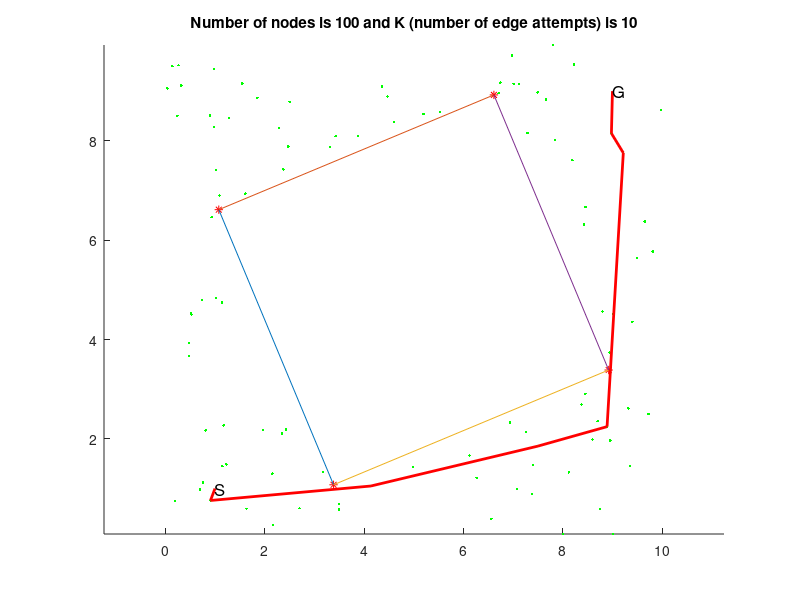

Write the MATLAB code that produced this figure.
% Automatically generated by solvePlanningProblem using
% #nodes=100
% #edges per node10
% step size for collision check 0.1
% xMin=0
% xMax=10
% yMin=0
% yMax=10
% worldModel="problem1.txt"
% problem spec file "problem1.txt"

clf
hold on
plot(3.38627,1.07624,'*r')
plot(1.07624,6.61373,'*r')
plot(6.61373,8.92376,'*r')
plot(8.92376,3.38627,'*r')
plot([3.38627 1.07624],[1.07624,6.61373])
plot([6.61373 1.07624],[8.92376,6.61373])
plot([3.38627 8.92376],[1.07624,3.38627])
plot([6.61373 8.92376],[8.92376,3.38627])
plot(2.47265,7.88529,'.g')
plot(8.1211,1.3275,'.g')
plot(1.27973,8.45774,'.g')
plot(9.21864,7.75661,'.g')
plot(8.45759,6.66553,'.g')
plot(7.49937,1.85432,'.g')
plot(5.52559,8.58358,'.g')
plot(4.59858,8.38408,'.g')
plot(1.14901,1.45165,'.g')
plot(7.84542,8.01038,'.g')
plot(0.469681,3.92984,'.g')
plot(8.89167,2.24651,'.g')
plot(9.01615,4.50925,'.g')
plot(6.93653,2.32865,'.g')
plot(1.85154,8.86673,'.g')
plot(0.264742,9.52094,'.g')
plot(8.45498,2.9083,'.g')
plot(9.72586,2.49793,'.g')
plot(1.96657,2.17904,'.g')
plot(3.16781,1.3364,'.g')
plot(0.90919,0.760267,'.g')
plot(7.79972,9.92831,'.g')
plot(1.22696,1.48764,'.g')
plot(8.7452,0.590881,'.g')
plot(0.933329,6.46258,'.g')
plot(6.56158,0.391565,'.g')
plot(1.02486,4.83336,'.g')
plot(4.35884,9.09158,'.g')
plot(2.16756,0.264866,'.g')
plot(1.61105,6.93669,'.g')
plot(3.31635,7.87831,'.g')
plot(0.694412,0.984955,'.g')
plot(4.13762,1.05136,'.g')
plot(0.243857,8.50413,'.g')
plot(8.94173,3.73703,'.g')
plot(8.22452,9.53335,'.g')
plot(7.08282,0.98834,'.g')
plot(1.02382,7.41061,'.g')
plot(0.196391,0.747521,'.g')
plot(3.42882,8.09385,'.g')
plot(7.37912,0.893481,'.g')
plot(6.74357,9.17005,'.g')
plot(1.08805,6.89789,'.g')
plot(1.54752,9.15194,'.g')
plot(6.70905,8.95646,'.g')
plot(1.14147,4.74508,'.g')
plot(0.516721,4.52564,'.g')
plot(2.42888,2.18631,'.g')
plot(0.975086,8.27385,'.g')
plot(8.59951,1.9869,'.g')
plot(0.320647,9.11171,'.g')
plot(0.526239,4.50571,'.g')
plot(7.40236,1.47415,'.g')
plot(0.736289,4.80103,'.g')
plot(0.895371,8.50603,'.g')
plot(0.814076,2.1716,'.g')
plot(8.00679,0.0901031,'.g')
plot(7.25841,2.13774,'.g')
plot(8.95531,1.96773,'.g')
plot(1.63328,0.593928,'.g')
plot(2.15394,1.30162,'.g')
plot(6.26532,1.21795,'.g')
plot(0.142173,9.50339,'.g')
plot(3.49501,0.69489,'.g')
plot(9.01113,0.0854987,'.g')
plot(6.97743,9.71365,'.g')
plot(7.28912,8.15609,'.g')
plot(9.40229,4.35761,'.g')
plot(8.37643,2.6884,'.g')
plot(3.87387,8.09587,'.g')
plot(8.97948,8.14972,'.g')
plot(2.34617,2.10738,'.g')
plot(8.70128,2.35733,'.g')
plot(9.65231,6.37487,'.g')
plot(0.473235,3.66469,'.g')
plot(2.37505,7.42422,'.g')
plot(8.80018,4.56264,'.g')
plot(0.756299,1.11976,'.g')
plot(9.81173,5.77011,'.g')
plot(8.19466,7.60896,'.g')
plot(5.19775,8.5403,'.g')
plot(2.50127,8.7832,'.g')
plot(9.32068,2.6143,'.g')
plot(4.98551,1.4302,'.g')
plot(1.17524,2.27323,'.g')
plot(7.12079,9.14751,'.g')
plot(2.28466,8.25237,'.g')
plot(7.66638,8.83456,'.g')
plot(4.47367,8.89314,'.g')
plot(0.979321,9.44865,'.g')
plot(3.49858,0.576163,'.g')
plot(0.0398082,9.05588,'.g')
plot(2.70129,0.603877,'.g')
plot(9.35571,1.45373,'.g')
plot(6.12552,1.66419,'.g')
plot(9.97136,8.61959,'.g')
plot(9.49578,5.64509,'.g')
plot(7.01072,9.14487,'.g')
plot(8.42722,6.318,'.g')
plot(7.49503,8.97399,'.g')
if 0
  plot([1.27973,2.47265] ,[8.45774, 7.88529], 'k')
  plot([8.45759,9.21864] ,[6.66553, 7.75661], 'k')
  plot([7.49937,8.1211] ,[1.85432, 1.3275], 'k')
  plot([5.52559,2.47265] ,[8.58358, 7.88529], 'k')
  plot([5.52559,1.27973] ,[8.58358, 8.45774], 'k')
  plot([4.59858,5.52559] ,[8.38408, 8.58358], 'k')
  plot([4.59858,2.47265] ,[8.38408, 7.88529], 'k')
  plot([4.59858,1.27973] ,[8.38408, 8.45774], 'k')
  plot([7.84542,9.21864] ,[8.01038, 7.75661], 'k')
  plot([7.84542,8.45759] ,[8.01038, 6.66553], 'k')
  plot([0.469681,1.14901] ,[3.92984, 1.45165], 'k')
  plot([0.469681,1.27973] ,[3.92984, 8.45774], 'k')
  plot([8.89167,8.1211] ,[2.24651, 1.3275], 'k')
  plot([8.89167,7.49937] ,[2.24651, 1.85432], 'k')
  plot([8.89167,9.21864] ,[2.24651, 7.75661], 'k')
  plot([9.01615,8.45759] ,[4.50925, 6.66553], 'k')
  plot([9.01615,8.89167] ,[4.50925, 2.24651], 'k')
  plot([9.01615,9.21864] ,[4.50925, 7.75661], 'k')
  plot([9.01615,7.84542] ,[4.50925, 8.01038], 'k')
  plot([6.93653,7.49937] ,[2.32865, 1.85432], 'k')
  plot([6.93653,8.1211] ,[2.32865, 1.3275], 'k')
  plot([6.93653,8.89167] ,[2.32865, 2.24651], 'k')
  plot([1.85154,1.27973] ,[8.86673, 8.45774], 'k')
  plot([1.85154,2.47265] ,[8.86673, 7.88529], 'k')
  plot([1.85154,4.59858] ,[8.86673, 8.38408], 'k')
  plot([1.85154,5.52559] ,[8.86673, 8.58358], 'k')
  plot([0.264742,1.27973] ,[9.52094, 8.45774], 'k')
  plot([0.264742,1.85154] ,[9.52094, 8.86673], 'k')
  plot([0.264742,2.47265] ,[9.52094, 7.88529], 'k')
  plot([0.264742,4.59858] ,[9.52094, 8.38408], 'k')
  plot([0.264742,5.52559] ,[9.52094, 8.58358], 'k')
  plot([0.264742,0.469681] ,[9.52094, 3.92984], 'k')
  plot([0.264742,1.14901] ,[9.52094, 1.45165], 'k')
  plot([8.45498,8.89167] ,[2.9083, 2.24651], 'k')
  plot([8.45498,7.49937] ,[2.9083, 1.85432], 'k')
  plot([8.45498,8.1211] ,[2.9083, 1.3275], 'k')
  plot([8.45498,6.93653] ,[2.9083, 2.32865], 'k')
  plot([9.72586,8.89167] ,[2.49793, 2.24651], 'k')
  plot([9.72586,8.45498] ,[2.49793, 2.9083], 'k')
  plot([9.72586,8.1211] ,[2.49793, 1.3275], 'k')
  plot([9.72586,9.01615] ,[2.49793, 4.50925], 'k')
  plot([9.72586,7.49937] ,[2.49793, 1.85432], 'k')
  plot([9.72586,6.93653] ,[2.49793, 2.32865], 'k')
  plot([9.72586,8.45759] ,[2.49793, 6.66553], 'k')
  plot([9.72586,9.21864] ,[2.49793, 7.75661], 'k')
  plot([9.72586,7.84542] ,[2.49793, 8.01038], 'k')
  plot([1.96657,1.14901] ,[2.17904, 1.45165], 'k')
  plot([1.96657,0.469681] ,[2.17904, 3.92984], 'k')
  plot([3.16781,1.96657] ,[1.3364, 2.17904], 'k')
  plot([3.16781,1.14901] ,[1.3364, 1.45165], 'k')
  plot([3.16781,0.469681] ,[1.3364, 3.92984], 'k')
  plot([0.90919,1.14901] ,[0.760267, 1.45165], 'k')
  plot([0.90919,1.96657] ,[0.760267, 2.17904], 'k')
  plot([0.90919,3.16781] ,[0.760267, 1.3364], 'k')
  plot([0.90919,0.469681] ,[0.760267, 3.92984], 'k')
  plot([0.90919,8.1211] ,[0.760267, 1.3275], 'k')
  plot([7.79972,7.84542] ,[9.92831, 8.01038], 'k')
  plot([7.79972,9.21864] ,[9.92831, 7.75661], 'k')
  plot([7.79972,5.52559] ,[9.92831, 8.58358], 'k')
  plot([7.79972,8.45759] ,[9.92831, 6.66553], 'k')
  plot([7.79972,4.59858] ,[9.92831, 8.38408], 'k')
  plot([7.79972,9.01615] ,[9.92831, 4.50925], 'k')
  plot([7.79972,2.47265] ,[9.92831, 7.88529], 'k')
  plot([7.79972,1.85154] ,[9.92831, 8.86673], 'k')
  plot([7.79972,1.27973] ,[9.92831, 8.45774], 'k')
  plot([1.22696,1.14901] ,[1.48764, 1.45165], 'k')
  plot([1.22696,0.90919] ,[1.48764, 0.760267], 'k')
  plot([1.22696,1.96657] ,[1.48764, 2.17904], 'k')
  plot([1.22696,3.16781] ,[1.48764, 1.3364], 'k')
  plot([1.22696,0.469681] ,[1.48764, 3.92984], 'k')
  plot([8.7452,8.1211] ,[0.590881, 1.3275], 'k')
  plot([8.7452,8.89167] ,[0.590881, 2.24651], 'k')
  plot([8.7452,7.49937] ,[0.590881, 1.85432], 'k')
  plot([8.7452,9.72586] ,[0.590881, 2.49793], 'k')
  plot([8.7452,8.45498] ,[0.590881, 2.9083], 'k')
  plot([8.7452,6.93653] ,[0.590881, 2.32865], 'k')
  plot([8.7452,9.01615] ,[0.590881, 4.50925], 'k')
  plot([0.933329,1.27973] ,[6.46258, 8.45774], 'k')
  plot([0.933329,2.47265] ,[6.46258, 7.88529], 'k')
  plot([0.933329,1.85154] ,[6.46258, 8.86673], 'k')
  plot([0.933329,0.469681] ,[6.46258, 3.92984], 'k')
  plot([0.933329,0.264742] ,[6.46258, 9.52094], 'k')
  plot([0.933329,1.96657] ,[6.46258, 2.17904], 'k')
  plot([0.933329,1.22696] ,[6.46258, 1.48764], 'k')
  plot([0.933329,1.14901] ,[6.46258, 1.45165], 'k')
  plot([6.56158,7.49937] ,[0.391565, 1.85432], 'k')
  plot([6.56158,8.1211] ,[0.391565, 1.3275], 'k')
  plot([6.56158,6.93653] ,[0.391565, 2.32865], 'k')
  plot([6.56158,8.7452] ,[0.391565, 0.590881], 'k')
  plot([6.56158,8.89167] ,[0.391565, 2.24651], 'k')
  plot([6.56158,8.45498] ,[0.391565, 2.9083], 'k')
  plot([6.56158,9.72586] ,[0.391565, 2.49793], 'k')
  plot([1.02486,0.469681] ,[4.83336, 3.92984], 'k')
  plot([1.02486,0.933329] ,[4.83336, 6.46258], 'k')
  plot([1.02486,1.96657] ,[4.83336, 2.17904], 'k')
  plot([1.02486,1.22696] ,[4.83336, 1.48764], 'k')
  plot([1.02486,1.14901] ,[4.83336, 1.45165], 'k')
  plot([1.02486,0.90919] ,[4.83336, 0.760267], 'k')
  plot([1.02486,3.16781] ,[4.83336, 1.3364], 'k')
  plot([4.35884,4.59858] ,[9.09158, 8.38408], 'k')
  plot([4.35884,5.52559] ,[9.09158, 8.58358], 'k')
  plot([4.35884,2.47265] ,[9.09158, 7.88529], 'k')
  plot([4.35884,1.85154] ,[9.09158, 8.86673], 'k')
  plot([4.35884,1.27973] ,[9.09158, 8.45774], 'k')
  plot([4.35884,7.79972] ,[9.09158, 9.92831], 'k')
  plot([4.35884,0.264742] ,[9.09158, 9.52094], 'k')
  plot([2.16756,0.90919] ,[0.264866, 0.760267], 'k')
  plot([2.16756,3.16781] ,[0.264866, 1.3364], 'k')
  plot([2.16756,1.22696] ,[0.264866, 1.48764], 'k')
  plot([2.16756,1.14901] ,[0.264866, 1.45165], 'k')
  plot([2.16756,1.96657] ,[0.264866, 2.17904], 'k')
  plot([2.16756,0.469681] ,[0.264866, 3.92984], 'k')
  plot([2.16756,6.56158] ,[0.264866, 0.391565], 'k')
  plot([2.16756,1.02486] ,[0.264866, 4.83336], 'k')
  plot([2.16756,6.93653] ,[0.264866, 2.32865], 'k')
  plot([2.16756,7.49937] ,[0.264866, 1.85432], 'k')
  plot([1.61105,2.47265] ,[6.93669, 7.88529], 'k')
  plot([1.61105,1.27973] ,[6.93669, 8.45774], 'k')
  plot([1.61105,1.85154] ,[6.93669, 8.86673], 'k')
  plot([1.61105,0.264742] ,[6.93669, 9.52094], 'k')
  plot([1.61105,4.59858] ,[6.93669, 8.38408], 'k')
  plot([1.61105,4.35884] ,[6.93669, 9.09158], 'k')
  plot([1.61105,5.52559] ,[6.93669, 8.58358], 'k')
  plot([3.31635,2.47265] ,[7.87831, 7.88529], 'k')
  plot([3.31635,4.59858] ,[7.87831, 8.38408], 'k')
  plot([3.31635,4.35884] ,[7.87831, 9.09158], 'k')
  plot([3.31635,1.85154] ,[7.87831, 8.86673], 'k')
  plot([3.31635,1.61105] ,[7.87831, 6.93669], 'k')
  plot([3.31635,1.27973] ,[7.87831, 8.45774], 'k')
  plot([3.31635,5.52559] ,[7.87831, 8.58358], 'k')
  plot([3.31635,0.264742] ,[7.87831, 9.52094], 'k')
  plot([0.694412,0.90919] ,[0.984955, 0.760267], 'k')
  plot([0.694412,1.14901] ,[0.984955, 1.45165], 'k')
  plot([0.694412,1.22696] ,[0.984955, 1.48764], 'k')
  plot([0.694412,2.16756] ,[0.984955, 0.264866], 'k')
  plot([0.694412,1.96657] ,[0.984955, 2.17904], 'k')
  plot([0.694412,3.16781] ,[0.984955, 1.3364], 'k')
  plot([0.694412,0.469681] ,[0.984955, 3.92984], 'k')
  plot([0.694412,1.02486] ,[0.984955, 4.83336], 'k')
  plot([0.694412,0.933329] ,[0.984955, 6.46258], 'k')
  plot([0.694412,6.56158] ,[0.984955, 0.391565], 'k')
  plot([4.13762,2.16756] ,[1.05136, 0.264866], 'k')
  plot([4.13762,6.56158] ,[1.05136, 0.391565], 'k')
  plot([4.13762,6.93653] ,[1.05136, 2.32865], 'k')
  plot([4.13762,0.90919] ,[1.05136, 0.760267], 'k')
  plot([4.13762,0.694412] ,[1.05136, 0.984955], 'k')
  plot([4.13762,7.49937] ,[1.05136, 1.85432], 'k')
  plot([0.243857,0.264742] ,[8.50413, 9.52094], 'k')
  plot([0.243857,1.27973] ,[8.50413, 8.45774], 'k')
  plot([0.243857,1.85154] ,[8.50413, 8.86673], 'k')
  plot([0.243857,0.933329] ,[8.50413, 6.46258], 'k')
  plot([0.243857,2.47265] ,[8.50413, 7.88529], 'k')
  plot([0.243857,3.31635] ,[8.50413, 7.87831], 'k')
  plot([0.243857,1.02486] ,[8.50413, 4.83336], 'k')
  plot([0.243857,4.35884] ,[8.50413, 9.09158], 'k')
  plot([0.243857,4.59858] ,[8.50413, 8.38408], 'k')
  plot([8.94173,9.01615] ,[3.73703, 4.50925], 'k')
  plot([8.94173,9.72586] ,[3.73703, 2.49793], 'k')
  plot([8.94173,8.89167] ,[3.73703, 2.24651], 'k')
  plot([8.94173,8.45759] ,[3.73703, 6.66553], 'k')
  plot([8.94173,8.7452] ,[3.73703, 0.590881], 'k')
  plot([8.94173,9.21864] ,[3.73703, 7.75661], 'k')
  plot([8.22452,7.79972] ,[9.53335, 9.92831], 'k')
  plot([8.22452,7.84542] ,[9.53335, 8.01038], 'k')
  plot([8.22452,9.21864] ,[9.53335, 7.75661], 'k')
  plot([8.22452,5.52559] ,[9.53335, 8.58358], 'k')
  plot([8.22452,8.45759] ,[9.53335, 6.66553], 'k')
  plot([8.22452,4.59858] ,[9.53335, 8.38408], 'k')
  plot([8.22452,4.35884] ,[9.53335, 9.09158], 'k')
  plot([8.22452,9.01615] ,[9.53335, 4.50925], 'k')
  plot([8.22452,3.31635] ,[9.53335, 7.87831], 'k')
  plot([8.22452,8.94173] ,[9.53335, 3.73703], 'k')
  plot([7.08282,6.56158] ,[0.98834, 0.391565], 'k')
  plot([7.08282,7.49937] ,[0.98834, 1.85432], 'k')
  plot([7.08282,8.1211] ,[0.98834, 1.3275], 'k')
  plot([7.08282,6.93653] ,[0.98834, 2.32865], 'k')
  plot([7.08282,8.7452] ,[0.98834, 0.590881], 'k')
  plot([7.08282,8.89167] ,[0.98834, 2.24651], 'k')
  plot([7.08282,8.45498] ,[0.98834, 2.9083], 'k')
  plot([7.08282,4.13762] ,[0.98834, 1.05136], 'k')
  plot([7.08282,9.72586] ,[0.98834, 2.49793], 'k')
  plot([1.02382,1.61105] ,[7.41061, 6.93669], 'k')
  plot([1.02382,0.933329] ,[7.41061, 6.46258], 'k')
  plot([1.02382,1.27973] ,[7.41061, 8.45774], 'k')
  plot([1.02382,0.243857] ,[7.41061, 8.50413], 'k')
  plot([1.02382,2.47265] ,[7.41061, 7.88529], 'k')
  plot([1.02382,1.85154] ,[7.41061, 8.86673], 'k')
  plot([1.02382,0.264742] ,[7.41061, 9.52094], 'k')
  plot([1.02382,3.31635] ,[7.41061, 7.87831], 'k')
  plot([1.02382,1.02486] ,[7.41061, 4.83336], 'k')
  plot([1.02382,0.469681] ,[7.41061, 3.92984], 'k')
  plot([0.196391,0.694412] ,[0.747521, 0.984955], 'k')
  plot([0.196391,0.90919] ,[0.747521, 0.760267], 'k')
  plot([0.196391,1.14901] ,[0.747521, 1.45165], 'k')
  plot([0.196391,1.22696] ,[0.747521, 1.48764], 'k')
  plot([0.196391,2.16756] ,[0.747521, 0.264866], 'k')
  plot([0.196391,1.96657] ,[0.747521, 2.17904], 'k')
  plot([0.196391,3.16781] ,[0.747521, 1.3364], 'k')
  plot([0.196391,0.469681] ,[0.747521, 3.92984], 'k')
  plot([0.196391,4.13762] ,[0.747521, 1.05136], 'k')
  plot([0.196391,1.02486] ,[0.747521, 4.83336], 'k')
  plot([3.42882,3.31635] ,[8.09385, 7.87831], 'k')
  plot([3.42882,2.47265] ,[8.09385, 7.88529], 'k')
  plot([3.42882,4.59858] ,[8.09385, 8.38408], 'k')
  plot([3.42882,4.35884] ,[8.09385, 9.09158], 'k')
  plot([3.42882,1.85154] ,[8.09385, 8.86673], 'k')
  plot([3.42882,5.52559] ,[8.09385, 8.58358], 'k')
  plot([3.42882,1.61105] ,[8.09385, 6.93669], 'k')
  plot([3.42882,1.27973] ,[8.09385, 8.45774], 'k')
  plot([3.42882,1.02382] ,[8.09385, 7.41061], 'k')
  plot([7.37912,7.08282] ,[0.893481, 0.98834], 'k')
  plot([7.37912,8.1211] ,[0.893481, 1.3275], 'k')
  plot([7.37912,6.56158] ,[0.893481, 0.391565], 'k')
  plot([7.37912,7.49937] ,[0.893481, 1.85432], 'k')
  plot([7.37912,8.7452] ,[0.893481, 0.590881], 'k')
  plot([7.37912,6.93653] ,[0.893481, 2.32865], 'k')
  plot([7.37912,8.89167] ,[0.893481, 2.24651], 'k')
  plot([7.37912,8.45498] ,[0.893481, 2.9083], 'k')
  plot([7.37912,9.72586] ,[0.893481, 2.49793], 'k')
  plot([6.74357,7.79972] ,[9.17005, 9.92831], 'k')
  plot([6.74357,5.52559] ,[9.17005, 8.58358], 'k')
  plot([6.74357,8.22452] ,[9.17005, 9.53335], 'k')
  plot([6.74357,7.84542] ,[9.17005, 8.01038], 'k')
  plot([6.74357,4.59858] ,[9.17005, 8.38408], 'k')
  plot([6.74357,4.35884] ,[9.17005, 9.09158], 'k')
  plot([6.74357,9.21864] ,[9.17005, 7.75661], 'k')
  plot([6.74357,8.45759] ,[9.17005, 6.66553], 'k')
  plot([6.74357,3.42882] ,[9.17005, 8.09385], 'k')
  plot([6.74357,3.31635] ,[9.17005, 7.87831], 'k')
  plot([1.08805,0.933329] ,[6.89789, 6.46258], 'k')
  plot([1.08805,1.02382] ,[6.89789, 7.41061], 'k')
  plot([1.08805,1.61105] ,[6.89789, 6.93669], 'k')
  plot([1.08805,1.27973] ,[6.89789, 8.45774], 'k')
  plot([1.08805,2.47265] ,[6.89789, 7.88529], 'k')
  plot([1.08805,0.243857] ,[6.89789, 8.50413], 'k')
  plot([1.08805,1.02486] ,[6.89789, 4.83336], 'k')
  plot([1.08805,1.85154] ,[6.89789, 8.86673], 'k')
  plot([1.08805,3.31635] ,[6.89789, 7.87831], 'k')
  plot([1.08805,3.42882] ,[6.89789, 8.09385], 'k')
  plot([1.54752,1.85154] ,[9.15194, 8.86673], 'k')
  plot([1.54752,1.27973] ,[9.15194, 8.45774], 'k')
  plot([1.54752,0.264742] ,[9.15194, 9.52094], 'k')
  plot([1.54752,0.243857] ,[9.15194, 8.50413], 'k')
  plot([1.54752,2.47265] ,[9.15194, 7.88529], 'k')
  plot([1.54752,1.02382] ,[9.15194, 7.41061], 'k')
  plot([1.54752,3.42882] ,[9.15194, 8.09385], 'k')
  plot([1.54752,3.31635] ,[9.15194, 7.87831], 'k')
  plot([1.54752,1.08805] ,[9.15194, 6.89789], 'k')
  plot([6.70905,6.74357] ,[8.95646, 9.17005], 'k')
  plot([6.70905,5.52559] ,[8.95646, 8.58358], 'k')
  plot([6.70905,7.79972] ,[8.95646, 9.92831], 'k')
  plot([6.70905,7.84542] ,[8.95646, 8.01038], 'k')
  plot([6.70905,8.22452] ,[8.95646, 9.53335], 'k')
  plot([6.70905,4.59858] ,[8.95646, 8.38408], 'k')
  plot([6.70905,4.35884] ,[8.95646, 9.09158], 'k')
  plot([6.70905,9.21864] ,[8.95646, 7.75661], 'k')
  plot([6.70905,8.45759] ,[8.95646, 6.66553], 'k')
  plot([6.70905,3.42882] ,[8.95646, 8.09385], 'k')
  plot([1.14147,1.02486] ,[4.74508, 4.83336], 'k')
  plot([1.14147,0.469681] ,[4.74508, 3.92984], 'k')
  plot([1.14147,0.933329] ,[4.74508, 6.46258], 'k')
  plot([1.14147,1.08805] ,[4.74508, 6.89789], 'k')
  plot([1.14147,1.02382] ,[4.74508, 7.41061], 'k')
  plot([1.14147,1.96657] ,[4.74508, 2.17904], 'k')
  plot([1.14147,1.22696] ,[4.74508, 1.48764], 'k')
  plot([1.14147,1.14901] ,[4.74508, 1.45165], 'k')
  plot([0.516721,1.02486] ,[4.52564, 4.83336], 'k')
  plot([0.516721,0.469681] ,[4.52564, 3.92984], 'k')
  plot([0.516721,1.14147] ,[4.52564, 4.74508], 'k')
  plot([0.516721,0.933329] ,[4.52564, 6.46258], 'k')
  plot([0.516721,1.08805] ,[4.52564, 6.89789], 'k')
  plot([0.516721,1.96657] ,[4.52564, 2.17904], 'k')
  plot([0.516721,1.02382] ,[4.52564, 7.41061], 'k')
  plot([0.516721,1.22696] ,[4.52564, 1.48764], 'k')
  plot([0.516721,1.14901] ,[4.52564, 1.45165], 'k')
  plot([2.42888,1.96657] ,[2.18631, 2.17904], 'k')
  plot([2.42888,3.16781] ,[2.18631, 1.3364], 'k')
  plot([2.42888,1.22696] ,[2.18631, 1.48764], 'k')
  plot([2.42888,1.14901] ,[2.18631, 1.45165], 'k')
  plot([2.42888,2.16756] ,[2.18631, 0.264866], 'k')
  plot([2.42888,0.90919] ,[2.18631, 0.760267], 'k')
  plot([2.42888,0.694412] ,[2.18631, 0.984955], 'k')
  plot([2.42888,0.469681] ,[2.18631, 3.92984], 'k')
  plot([2.42888,0.196391] ,[2.18631, 0.747521], 'k')
  plot([0.975086,1.27973] ,[8.27385, 8.45774], 'k')
  plot([0.975086,0.243857] ,[8.27385, 8.50413], 'k')
  plot([0.975086,1.02382] ,[8.27385, 7.41061], 'k')
  plot([0.975086,1.54752] ,[8.27385, 9.15194], 'k')
  plot([0.975086,1.85154] ,[8.27385, 8.86673], 'k')
  plot([0.975086,1.08805] ,[8.27385, 6.89789], 'k')
  plot([0.975086,0.264742] ,[8.27385, 9.52094], 'k')
  plot([0.975086,2.47265] ,[8.27385, 7.88529], 'k')
  plot([0.975086,0.933329] ,[8.27385, 6.46258], 'k')
  plot([8.59951,8.89167] ,[1.9869, 2.24651], 'k')
  plot([8.59951,8.1211] ,[1.9869, 1.3275], 'k')
  plot([8.59951,8.45498] ,[1.9869, 2.9083], 'k')
  plot([8.59951,7.49937] ,[1.9869, 1.85432], 'k')
  plot([8.59951,9.72586] ,[1.9869, 2.49793], 'k')
  plot([8.59951,8.7452] ,[1.9869, 0.590881], 'k')
  plot([8.59951,7.37912] ,[1.9869, 0.893481], 'k')
  plot([8.59951,6.93653] ,[1.9869, 2.32865], 'k')
  plot([8.59951,7.08282] ,[1.9869, 0.98834], 'k')
  plot([0.320647,0.264742] ,[9.11171, 9.52094], 'k')
  plot([0.320647,0.243857] ,[9.11171, 8.50413], 'k')
  plot([0.320647,0.975086] ,[9.11171, 8.27385], 'k')
  plot([0.320647,1.27973] ,[9.11171, 8.45774], 'k')
  plot([0.320647,1.54752] ,[9.11171, 9.15194], 'k')
  plot([0.320647,1.85154] ,[9.11171, 8.86673], 'k')
  plot([0.320647,1.02382] ,[9.11171, 7.41061], 'k')
  plot([0.320647,1.08805] ,[9.11171, 6.89789], 'k')
  plot([0.320647,2.47265] ,[9.11171, 7.88529], 'k')
  plot([0.526239,0.516721] ,[4.50571, 4.52564], 'k')
  plot([0.526239,0.469681] ,[4.50571, 3.92984], 'k')
  plot([0.526239,1.02486] ,[4.50571, 4.83336], 'k')
  plot([0.526239,1.14147] ,[4.50571, 4.74508], 'k')
  plot([0.526239,0.933329] ,[4.50571, 6.46258], 'k')
  plot([0.526239,1.08805] ,[4.50571, 6.89789], 'k')
  plot([0.526239,1.96657] ,[4.50571, 2.17904], 'k')
  plot([0.526239,1.02382] ,[4.50571, 7.41061], 'k')
  plot([0.526239,2.42888] ,[4.50571, 2.18631], 'k')
  plot([7.40236,7.49937] ,[1.47415, 1.85432], 'k')
  plot([7.40236,7.37912] ,[1.47415, 0.893481], 'k')
  plot([7.40236,7.08282] ,[1.47415, 0.98834], 'k')
  plot([7.40236,8.1211] ,[1.47415, 1.3275], 'k')
  plot([7.40236,6.93653] ,[1.47415, 2.32865], 'k')
  plot([7.40236,8.59951] ,[1.47415, 1.9869], 'k')
  plot([7.40236,6.56158] ,[1.47415, 0.391565], 'k')
  plot([7.40236,8.7452] ,[1.47415, 0.590881], 'k')
  plot([7.40236,8.89167] ,[1.47415, 2.24651], 'k')
  plot([7.40236,8.45498] ,[1.47415, 2.9083], 'k')
  plot([0.736289,1.02486] ,[4.80103, 4.83336], 'k')
  plot([0.736289,0.516721] ,[4.80103, 4.52564], 'k')
  plot([0.736289,0.526239] ,[4.80103, 4.50571], 'k')
  plot([0.736289,1.14147] ,[4.80103, 4.74508], 'k')
  plot([0.736289,0.469681] ,[4.80103, 3.92984], 'k')
  plot([0.736289,0.933329] ,[4.80103, 6.46258], 'k')
  plot([0.736289,1.08805] ,[4.80103, 6.89789], 'k')
  plot([0.736289,1.02382] ,[4.80103, 7.41061], 'k')
  plot([0.736289,1.96657] ,[4.80103, 2.17904], 'k')
  plot([0.895371,0.975086] ,[8.50603, 8.27385], 'k')
  plot([0.895371,1.27973] ,[8.50603, 8.45774], 'k')
  plot([0.895371,0.243857] ,[8.50603, 8.50413], 'k')
  plot([0.895371,0.320647] ,[8.50603, 9.11171], 'k')
  plot([0.895371,1.54752] ,[8.50603, 9.15194], 'k')
  plot([0.895371,1.85154] ,[8.50603, 8.86673], 'k')
  plot([0.895371,1.02382] ,[8.50603, 7.41061], 'k')
  plot([0.895371,0.264742] ,[8.50603, 9.52094], 'k')
  plot([0.895371,1.08805] ,[8.50603, 6.89789], 'k')
  plot([0.895371,2.47265] ,[8.50603, 7.88529], 'k')
  plot([0.814076,1.14901] ,[2.1716, 1.45165], 'k')
  plot([0.814076,1.22696] ,[2.1716, 1.48764], 'k')
  plot([0.814076,1.96657] ,[2.1716, 2.17904], 'k')
  plot([0.814076,0.694412] ,[2.1716, 0.984955], 'k')
  plot([0.814076,0.90919] ,[2.1716, 0.760267], 'k')
  plot([0.814076,0.196391] ,[2.1716, 0.747521], 'k')
  plot([0.814076,2.42888] ,[2.1716, 2.18631], 'k')
  plot([0.814076,0.469681] ,[2.1716, 3.92984], 'k')
  plot([0.814076,2.16756] ,[2.1716, 0.264866], 'k')
  plot([0.814076,0.526239] ,[2.1716, 4.50571], 'k')
  plot([8.00679,8.7452] ,[0.0901031, 0.590881], 'k')
  plot([8.00679,7.37912] ,[0.0901031, 0.893481], 'k')
  plot([8.00679,8.1211] ,[0.0901031, 1.3275], 'k')
  plot([8.00679,7.08282] ,[0.0901031, 0.98834], 'k')
  plot([8.00679,6.56158] ,[0.0901031, 0.391565], 'k')
  plot([8.00679,7.40236] ,[0.0901031, 1.47415], 'k')
  plot([8.00679,7.49937] ,[0.0901031, 1.85432], 'k')
  plot([8.00679,8.59951] ,[0.0901031, 1.9869], 'k')
  plot([8.00679,8.89167] ,[0.0901031, 2.24651], 'k')
  plot([8.00679,6.93653] ,[0.0901031, 2.32865], 'k')
  plot([7.25841,7.49937] ,[2.13774, 1.85432], 'k')
  plot([7.25841,6.93653] ,[2.13774, 2.32865], 'k')
  plot([7.25841,7.40236] ,[2.13774, 1.47415], 'k')
  plot([7.25841,7.08282] ,[2.13774, 0.98834], 'k')
  plot([7.25841,8.1211] ,[2.13774, 1.3275], 'k')
  plot([7.25841,7.37912] ,[2.13774, 0.893481], 'k')
  plot([7.25841,8.59951] ,[2.13774, 1.9869], 'k')
  plot([7.25841,8.45498] ,[2.13774, 2.9083], 'k')
  plot([7.25841,8.89167] ,[2.13774, 2.24651], 'k')
  plot([7.25841,6.56158] ,[2.13774, 0.391565], 'k')
  plot([8.95531,8.89167] ,[1.96773, 2.24651], 'k')
  plot([8.95531,8.59951] ,[1.96773, 1.9869], 'k')
  plot([8.95531,9.72586] ,[1.96773, 2.49793], 'k')
  plot([8.95531,8.1211] ,[1.96773, 1.3275], 'k')
  plot([8.95531,8.45498] ,[1.96773, 2.9083], 'k')
  plot([8.95531,8.7452] ,[1.96773, 0.590881], 'k')
  plot([8.95531,7.49937] ,[1.96773, 1.85432], 'k')
  plot([8.95531,7.40236] ,[1.96773, 1.47415], 'k')
  plot([8.95531,7.25841] ,[1.96773, 2.13774], 'k')
  plot([8.95531,8.94173] ,[1.96773, 3.73703], 'k')
  plot([1.63328,2.16756] ,[0.593928, 0.264866], 'k')
  plot([1.63328,0.90919] ,[0.593928, 0.760267], 'k')
  plot([1.63328,1.22696] ,[0.593928, 1.48764], 'k')
  plot([1.63328,1.14901] ,[0.593928, 1.45165], 'k')
  plot([1.63328,0.694412] ,[0.593928, 0.984955], 'k')
  plot([1.63328,0.196391] ,[0.593928, 0.747521], 'k')
  plot([1.63328,1.96657] ,[0.593928, 2.17904], 'k')
  plot([1.63328,3.16781] ,[0.593928, 1.3364], 'k')
  plot([1.63328,0.814076] ,[0.593928, 2.1716], 'k')
  plot([1.63328,2.42888] ,[0.593928, 2.18631], 'k')
  plot([2.15394,1.63328] ,[1.30162, 0.593928], 'k')
  plot([2.15394,1.96657] ,[1.30162, 2.17904], 'k')
  plot([2.15394,2.42888] ,[1.30162, 2.18631], 'k')
  plot([2.15394,1.22696] ,[1.30162, 1.48764], 'k')
  plot([2.15394,3.16781] ,[1.30162, 1.3364], 'k')
  plot([2.15394,1.14901] ,[1.30162, 1.45165], 'k')
  plot([2.15394,2.16756] ,[1.30162, 0.264866], 'k')
  plot([2.15394,0.90919] ,[1.30162, 0.760267], 'k')
  plot([2.15394,0.694412] ,[1.30162, 0.984955], 'k')
  plot([2.15394,0.814076] ,[1.30162, 2.1716], 'k')
  plot([6.26532,7.08282] ,[1.21795, 0.98834], 'k')
  plot([6.26532,6.56158] ,[1.21795, 0.391565], 'k')
  plot([6.26532,7.37912] ,[1.21795, 0.893481], 'k')
  plot([6.26532,7.40236] ,[1.21795, 1.47415], 'k')
  plot([6.26532,6.93653] ,[1.21795, 2.32865], 'k')
  plot([6.26532,7.25841] ,[1.21795, 2.13774], 'k')
  plot([6.26532,7.49937] ,[1.21795, 1.85432], 'k')
  plot([6.26532,8.1211] ,[1.21795, 1.3275], 'k')
  plot([6.26532,8.00679] ,[1.21795, 0.0901031], 'k')
  plot([6.26532,4.13762] ,[1.21795, 1.05136], 'k')
  plot([0.142173,0.264742] ,[9.50339, 9.52094], 'k')
  plot([0.142173,0.320647] ,[9.50339, 9.11171], 'k')
  plot([0.142173,0.243857] ,[9.50339, 8.50413], 'k')
  plot([0.142173,0.895371] ,[9.50339, 8.50603], 'k')
  plot([0.142173,1.54752] ,[9.50339, 9.15194], 'k')
  plot([0.142173,0.975086] ,[9.50339, 8.27385], 'k')
  plot([0.142173,1.27973] ,[9.50339, 8.45774], 'k')
  plot([0.142173,1.85154] ,[9.50339, 8.86673], 'k')
  plot([0.142173,1.02382] ,[9.50339, 7.41061], 'k')
  plot([0.142173,1.08805] ,[9.50339, 6.89789], 'k')
  plot([3.49501,3.16781] ,[0.69489, 1.3364], 'k')
  plot([3.49501,4.13762] ,[0.69489, 1.05136], 'k')
  plot([3.49501,2.16756] ,[0.69489, 0.264866], 'k')
  plot([3.49501,2.15394] ,[0.69489, 1.30162], 'k')
  plot([3.49501,2.42888] ,[0.69489, 2.18631], 'k')
  plot([3.49501,1.63328] ,[0.69489, 0.593928], 'k')
  plot([3.49501,1.96657] ,[0.69489, 2.17904], 'k')
  plot([3.49501,1.22696] ,[0.69489, 1.48764], 'k')
  plot([3.49501,1.14901] ,[0.69489, 1.45165], 'k')
  plot([3.49501,0.90919] ,[0.69489, 0.760267], 'k')
  plot([9.01113,8.7452] ,[0.0854987, 0.590881], 'k')
  plot([9.01113,8.00679] ,[0.0854987, 0.0901031], 'k')
  plot([9.01113,8.1211] ,[0.0854987, 1.3275], 'k')
  plot([9.01113,7.37912] ,[0.0854987, 0.893481], 'k')
  plot([9.01113,8.95531] ,[0.0854987, 1.96773], 'k')
  plot([9.01113,8.59951] ,[0.0854987, 1.9869], 'k')
  plot([9.01113,7.40236] ,[0.0854987, 1.47415], 'k')
  plot([9.01113,7.08282] ,[0.0854987, 0.98834], 'k')
  plot([9.01113,8.89167] ,[0.0854987, 2.24651], 'k')
  plot([9.01113,7.49937] ,[0.0854987, 1.85432], 'k')
  plot([6.97743,6.74357] ,[9.71365, 9.17005], 'k')
  plot([6.97743,6.70905] ,[9.71365, 8.95646], 'k')
  plot([6.97743,7.79972] ,[9.71365, 9.92831], 'k')
  plot([6.97743,8.22452] ,[9.71365, 9.53335], 'k')
  plot([6.97743,5.52559] ,[9.71365, 8.58358], 'k')
  plot([6.97743,7.84542] ,[9.71365, 8.01038], 'k')
  plot([6.97743,4.35884] ,[9.71365, 9.09158], 'k')
  plot([6.97743,4.59858] ,[9.71365, 8.38408], 'k')
  plot([6.97743,9.21864] ,[9.71365, 7.75661], 'k')
  plot([6.97743,8.45759] ,[9.71365, 6.66553], 'k')
  plot([7.28912,7.84542] ,[8.15609, 8.01038], 'k')
  plot([7.28912,6.70905] ,[8.15609, 8.95646], 'k')
  plot([7.28912,6.74357] ,[8.15609, 9.17005], 'k')
  plot([7.28912,6.97743] ,[8.15609, 9.71365], 'k')
  plot([7.28912,8.22452] ,[8.15609, 9.53335], 'k')
  plot([7.28912,7.79972] ,[8.15609, 9.92831], 'k')
  plot([7.28912,8.45759] ,[8.15609, 6.66553], 'k')
  plot([7.28912,9.21864] ,[8.15609, 7.75661], 'k')
  plot([9.40229,9.01615] ,[4.35761, 4.50925], 'k')
  plot([9.40229,8.94173] ,[4.35761, 3.73703], 'k')
  plot([9.40229,9.72586] ,[4.35761, 2.49793], 'k')
  plot([9.40229,8.89167] ,[4.35761, 2.24651], 'k')
  plot([9.40229,8.95531] ,[4.35761, 1.96773], 'k')
  plot([9.40229,8.45759] ,[4.35761, 6.66553], 'k')
  plot([9.40229,8.59951] ,[4.35761, 1.9869], 'k')
  plot([8.37643,8.45498] ,[2.6884, 2.9083], 'k')
  plot([8.37643,8.89167] ,[2.6884, 2.24651], 'k')
  plot([8.37643,8.59951] ,[2.6884, 1.9869], 'k')
  plot([8.37643,8.95531] ,[2.6884, 1.96773], 'k')
  plot([8.37643,7.49937] ,[2.6884, 1.85432], 'k')
  plot([8.37643,7.25841] ,[2.6884, 2.13774], 'k')
  plot([8.37643,9.72586] ,[2.6884, 2.49793], 'k')
  plot([8.37643,8.1211] ,[2.6884, 1.3275], 'k')
  plot([8.37643,6.93653] ,[2.6884, 2.32865], 'k')
  plot([3.87387,3.42882] ,[8.09587, 8.09385], 'k')
  plot([3.87387,3.31635] ,[8.09587, 7.87831], 'k')
  plot([3.87387,4.59858] ,[8.09587, 8.38408], 'k')
  plot([3.87387,4.35884] ,[8.09587, 9.09158], 'k')
  plot([3.87387,2.47265] ,[8.09587, 7.88529], 'k')
  plot([3.87387,5.52559] ,[8.09587, 8.58358], 'k')
  plot([3.87387,1.85154] ,[8.09587, 8.86673], 'k')
  plot([3.87387,1.61105] ,[8.09587, 6.93669], 'k')
  plot([3.87387,1.54752] ,[8.09587, 9.15194], 'k')
  plot([3.87387,1.27973] ,[8.09587, 8.45774], 'k')
  plot([8.97948,9.21864] ,[8.14972, 7.75661], 'k')
  plot([8.97948,7.84542] ,[8.14972, 8.01038], 'k')
  plot([8.97948,8.45759] ,[8.14972, 6.66553], 'k')
  plot([8.97948,8.22452] ,[8.14972, 9.53335], 'k')
  plot([8.97948,7.28912] ,[8.14972, 8.15609], 'k')
  plot([8.97948,7.79972] ,[8.14972, 9.92831], 'k')
  plot([8.97948,6.70905] ,[8.14972, 8.95646], 'k')
  plot([8.97948,6.74357] ,[8.14972, 9.17005], 'k')
  plot([8.97948,6.97743] ,[8.14972, 9.71365], 'k')
  plot([2.34617,2.42888] ,[2.10738, 2.18631], 'k')
  plot([2.34617,1.96657] ,[2.10738, 2.17904], 'k')
  plot([2.34617,2.15394] ,[2.10738, 1.30162], 'k')
  plot([2.34617,3.16781] ,[2.10738, 1.3364], 'k')
  plot([2.34617,1.22696] ,[2.10738, 1.48764], 'k')
  plot([2.34617,1.14901] ,[2.10738, 1.45165], 'k')
  plot([2.34617,0.814076] ,[2.10738, 2.1716], 'k')
  plot([2.34617,1.63328] ,[2.10738, 0.593928], 'k')
  plot([2.34617,3.49501] ,[2.10738, 0.69489], 'k')
  plot([2.34617,2.16756] ,[2.10738, 0.264866], 'k')
  plot([8.70128,8.89167] ,[2.35733, 2.24651], 'k')
  plot([8.70128,8.59951] ,[2.35733, 1.9869], 'k')
  plot([8.70128,8.37643] ,[2.35733, 2.6884], 'k')
  plot([8.70128,8.95531] ,[2.35733, 1.96773], 'k')
  plot([8.70128,8.45498] ,[2.35733, 2.9083], 'k')
  plot([8.70128,9.72586] ,[2.35733, 2.49793], 'k')
  plot([8.70128,8.1211] ,[2.35733, 1.3275], 'k')
  plot([8.70128,7.49937] ,[2.35733, 1.85432], 'k')
  plot([8.70128,7.25841] ,[2.35733, 2.13774], 'k')
  plot([9.65231,8.45759] ,[6.37487, 6.66553], 'k')
  plot([9.65231,9.21864] ,[6.37487, 7.75661], 'k')
  plot([9.65231,8.97948] ,[6.37487, 8.14972], 'k')
  plot([9.65231,9.01615] ,[6.37487, 4.50925], 'k')
  plot([9.65231,9.40229] ,[6.37487, 4.35761], 'k')
  plot([9.65231,7.84542] ,[6.37487, 8.01038], 'k')
  plot([9.65231,8.94173] ,[6.37487, 3.73703], 'k')
  plot([9.65231,7.28912] ,[6.37487, 8.15609], 'k')
  plot([9.65231,8.22452] ,[6.37487, 9.53335], 'k')
  plot([0.473235,0.469681] ,[3.66469, 3.92984], 'k')
  plot([0.473235,0.526239] ,[3.66469, 4.50571], 'k')
  plot([0.473235,0.516721] ,[3.66469, 4.52564], 'k')
  plot([0.473235,0.736289] ,[3.66469, 4.80103], 'k')
  plot([0.473235,1.14147] ,[3.66469, 4.74508], 'k')
  plot([0.473235,1.02486] ,[3.66469, 4.83336], 'k')
  plot([0.473235,0.814076] ,[3.66469, 2.1716], 'k')
  plot([0.473235,1.96657] ,[3.66469, 2.17904], 'k')
  plot([0.473235,1.22696] ,[3.66469, 1.48764], 'k')
  plot([0.473235,1.14901] ,[3.66469, 1.45165], 'k')
  plot([2.37505,2.47265] ,[7.42422, 7.88529], 'k')
  plot([2.37505,1.61105] ,[7.42422, 6.93669], 'k')
  plot([2.37505,3.31635] ,[7.42422, 7.87831], 'k')
  plot([2.37505,3.42882] ,[7.42422, 8.09385], 'k')
  plot([2.37505,1.02382] ,[7.42422, 7.41061], 'k')
  plot([2.37505,1.08805] ,[7.42422, 6.89789], 'k')
  plot([2.37505,1.27973] ,[7.42422, 8.45774], 'k')
  plot([2.37505,1.85154] ,[7.42422, 8.86673], 'k')
  plot([2.37505,0.975086] ,[7.42422, 8.27385], 'k')
  plot([2.37505,3.87387] ,[7.42422, 8.09587], 'k')
  plot([8.80018,9.01615] ,[4.56264, 4.50925], 'k')
  plot([8.80018,9.40229] ,[4.56264, 4.35761], 'k')
  plot([8.80018,8.94173] ,[4.56264, 3.73703], 'k')
  plot([8.80018,9.65231] ,[4.56264, 6.37487], 'k')
  plot([8.80018,8.45759] ,[4.56264, 6.66553], 'k')
  plot([8.80018,9.72586] ,[4.56264, 2.49793], 'k')
  plot([0.756299,0.694412] ,[1.11976, 0.984955], 'k')
  plot([0.756299,0.90919] ,[1.11976, 0.760267], 'k')
  plot([0.756299,1.14901] ,[1.11976, 1.45165], 'k')
  plot([0.756299,1.22696] ,[1.11976, 1.48764], 'k')
  plot([0.756299,0.196391] ,[1.11976, 0.747521], 'k')
  plot([0.756299,1.63328] ,[1.11976, 0.593928], 'k')
  plot([0.756299,0.814076] ,[1.11976, 2.1716], 'k')
  plot([0.756299,2.15394] ,[1.11976, 1.30162], 'k')
  plot([0.756299,1.96657] ,[1.11976, 2.17904], 'k')
  plot([0.756299,2.16756] ,[1.11976, 0.264866], 'k')
  plot([9.81173,9.65231] ,[5.77011, 6.37487], 'k')
  plot([9.81173,9.40229] ,[5.77011, 4.35761], 'k')
  plot([9.81173,9.01615] ,[5.77011, 4.50925], 'k')
  plot([9.81173,8.80018] ,[5.77011, 4.56264], 'k')
  plot([9.81173,8.45759] ,[5.77011, 6.66553], 'k')
  plot([9.81173,9.21864] ,[5.77011, 7.75661], 'k')
  plot([9.81173,8.94173] ,[5.77011, 3.73703], 'k')
  plot([9.81173,8.97948] ,[5.77011, 8.14972], 'k')
  plot([9.81173,7.84542] ,[5.77011, 8.01038], 'k')
  plot([8.19466,7.84542] ,[7.60896, 8.01038], 'k')
  plot([8.19466,8.97948] ,[7.60896, 8.14972], 'k')
  plot([8.19466,8.45759] ,[7.60896, 6.66553], 'k')
  plot([8.19466,9.21864] ,[7.60896, 7.75661], 'k')
  plot([8.19466,7.28912] ,[7.60896, 8.15609], 'k')
  plot([8.19466,9.65231] ,[7.60896, 6.37487], 'k')
  plot([8.19466,8.22452] ,[7.60896, 9.53335], 'k')
  plot([8.19466,6.70905] ,[7.60896, 8.95646], 'k')
  plot([8.19466,6.74357] ,[7.60896, 9.17005], 'k')
  plot([8.19466,7.79972] ,[7.60896, 9.92831], 'k')
  plot([5.19775,5.52559] ,[8.5403, 8.58358], 'k')
  plot([5.19775,4.59858] ,[8.5403, 8.38408], 'k')
  plot([5.19775,4.35884] ,[8.5403, 9.09158], 'k')
  plot([5.19775,3.87387] ,[8.5403, 8.09587], 'k')
  plot([5.19775,6.70905] ,[8.5403, 8.95646], 'k')
  plot([5.19775,6.74357] ,[8.5403, 9.17005], 'k')
  plot([5.19775,3.42882] ,[8.5403, 8.09385], 'k')
  plot([5.19775,3.31635] ,[8.5403, 7.87831], 'k')
  plot([5.19775,6.97743] ,[8.5403, 9.71365], 'k')
  plot([2.50127,1.85154] ,[8.7832, 8.86673], 'k')
  plot([2.50127,2.47265] ,[8.7832, 7.88529], 'k')
  plot([2.50127,1.54752] ,[8.7832, 9.15194], 'k')
  plot([2.50127,3.42882] ,[8.7832, 8.09385], 'k')
  plot([2.50127,3.31635] ,[8.7832, 7.87831], 'k')
  plot([2.50127,1.27973] ,[8.7832, 8.45774], 'k')
  plot([2.50127,2.37505] ,[8.7832, 7.42422], 'k')
  plot([2.50127,3.87387] ,[8.7832, 8.09587], 'k')
  plot([2.50127,0.975086] ,[8.7832, 8.27385], 'k')
  plot([2.50127,0.895371] ,[8.7832, 8.50603], 'k')
  plot([9.32068,9.72586] ,[2.6143, 2.49793], 'k')
  plot([9.32068,8.89167] ,[2.6143, 2.24651], 'k')
  plot([9.32068,8.70128] ,[2.6143, 2.35733], 'k')
  plot([9.32068,8.95531] ,[2.6143, 1.96773], 'k')
  plot([9.32068,8.45498] ,[2.6143, 2.9083], 'k')
  plot([9.32068,8.37643] ,[2.6143, 2.6884], 'k')
  plot([9.32068,8.59951] ,[2.6143, 1.9869], 'k')
  plot([9.32068,8.94173] ,[2.6143, 3.73703], 'k')
  plot([9.32068,9.40229] ,[2.6143, 4.35761], 'k')
  plot([9.32068,8.1211] ,[2.6143, 1.3275], 'k')
  plot([4.98551,4.13762] ,[1.4302, 1.05136], 'k')
  plot([4.98551,6.26532] ,[1.4302, 1.21795], 'k')
  plot([4.98551,3.49501] ,[1.4302, 0.69489], 'k')
  plot([4.98551,6.56158] ,[1.4302, 0.391565], 'k')
  plot([4.98551,7.08282] ,[1.4302, 0.98834], 'k')
  plot([4.98551,6.93653] ,[1.4302, 2.32865], 'k')
  plot([4.98551,7.25841] ,[1.4302, 2.13774], 'k')
  plot([4.98551,7.40236] ,[1.4302, 1.47415], 'k')
  plot([4.98551,7.37912] ,[1.4302, 0.893481], 'k')
  plot([1.17524,0.814076] ,[2.27323, 2.1716], 'k')
  plot([1.17524,1.22696] ,[2.27323, 1.48764], 'k')
  plot([1.17524,1.96657] ,[2.27323, 2.17904], 'k')
  plot([1.17524,1.14901] ,[2.27323, 1.45165], 'k')
  plot([1.17524,2.34617] ,[2.27323, 2.10738], 'k')
  plot([1.17524,0.756299] ,[2.27323, 1.11976], 'k')
  plot([1.17524,2.42888] ,[2.27323, 2.18631], 'k')
  plot([1.17524,0.694412] ,[2.27323, 0.984955], 'k')
  plot([1.17524,2.15394] ,[2.27323, 1.30162], 'k')
  plot([1.17524,0.90919] ,[2.27323, 0.760267], 'k')
  plot([7.12079,6.74357] ,[9.14751, 9.17005], 'k')
  plot([7.12079,6.70905] ,[9.14751, 8.95646], 'k')
  plot([7.12079,6.97743] ,[9.14751, 9.71365], 'k')
  plot([7.12079,7.28912] ,[9.14751, 8.15609], 'k')
  plot([7.12079,7.79972] ,[9.14751, 9.92831], 'k')
  plot([7.12079,8.22452] ,[9.14751, 9.53335], 'k')
  plot([7.12079,7.84542] ,[9.14751, 8.01038], 'k')
  plot([7.12079,5.52559] ,[9.14751, 8.58358], 'k')
  plot([7.12079,8.19466] ,[9.14751, 7.60896], 'k')
  plot([7.12079,5.19775] ,[9.14751, 8.5403], 'k')
  plot([2.28466,2.47265] ,[8.25237, 7.88529], 'k')
  plot([2.28466,2.50127] ,[8.25237, 8.7832], 'k')
  plot([2.28466,1.85154] ,[8.25237, 8.86673], 'k')
  plot([2.28466,2.37505] ,[8.25237, 7.42422], 'k')
  plot([2.28466,1.27973] ,[8.25237, 8.45774], 'k')
  plot([2.28466,3.31635] ,[8.25237, 7.87831], 'k')
  plot([2.28466,3.42882] ,[8.25237, 8.09385], 'k')
  plot([2.28466,1.54752] ,[8.25237, 9.15194], 'k')
  plot([2.28466,0.975086] ,[8.25237, 8.27385], 'k')
  plot([2.28466,0.895371] ,[8.25237, 8.50603], 'k')
  plot([7.66638,7.12079] ,[8.83456, 9.14751], 'k')
  plot([7.66638,7.28912] ,[8.83456, 8.15609], 'k')
  plot([7.66638,7.84542] ,[8.83456, 8.01038], 'k')
  plot([7.66638,8.22452] ,[8.83456, 9.53335], 'k')
  plot([7.66638,6.70905] ,[8.83456, 8.95646], 'k')
  plot([7.66638,6.74357] ,[8.83456, 9.17005], 'k')
  plot([7.66638,7.79972] ,[8.83456, 9.92831], 'k')
  plot([7.66638,6.97743] ,[8.83456, 9.71365], 'k')
  plot([7.66638,8.19466] ,[8.83456, 7.60896], 'k')
  plot([7.66638,8.97948] ,[8.83456, 8.14972], 'k')
  plot([4.47367,4.35884] ,[8.89314, 9.09158], 'k')
  plot([4.47367,4.59858] ,[8.89314, 8.38408], 'k')
  plot([4.47367,5.19775] ,[8.89314, 8.5403], 'k')
  plot([4.47367,3.87387] ,[8.89314, 8.09587], 'k')
  plot([4.47367,5.52559] ,[8.89314, 8.58358], 'k')
  plot([4.47367,3.42882] ,[8.89314, 8.09385], 'k')
  plot([4.47367,3.31635] ,[8.89314, 7.87831], 'k')
  plot([4.47367,2.50127] ,[8.89314, 8.7832], 'k')
  plot([4.47367,6.70905] ,[8.89314, 8.95646], 'k')
  plot([4.47367,2.47265] ,[8.89314, 7.88529], 'k')
  plot([0.979321,1.54752] ,[9.44865, 9.15194], 'k')
  plot([0.979321,0.264742] ,[9.44865, 9.52094], 'k')
  plot([0.979321,0.320647] ,[9.44865, 9.11171], 'k')
  plot([0.979321,0.142173] ,[9.44865, 9.50339], 'k')
  plot([0.979321,0.895371] ,[9.44865, 8.50603], 'k')
  plot([0.979321,1.27973] ,[9.44865, 8.45774], 'k')
  plot([0.979321,1.85154] ,[9.44865, 8.86673], 'k')
  plot([0.979321,0.975086] ,[9.44865, 8.27385], 'k')
  plot([0.979321,0.243857] ,[9.44865, 8.50413], 'k')
  plot([0.979321,2.50127] ,[9.44865, 8.7832], 'k')
  plot([3.49858,3.49501] ,[0.576163, 0.69489], 'k')
  plot([3.49858,4.13762] ,[0.576163, 1.05136], 'k')
  plot([3.49858,3.16781] ,[0.576163, 1.3364], 'k')
  plot([3.49858,2.16756] ,[0.576163, 0.264866], 'k')
  plot([3.49858,2.15394] ,[0.576163, 1.30162], 'k')
  plot([3.49858,4.98551] ,[0.576163, 1.4302], 'k')
  plot([3.49858,1.63328] ,[0.576163, 0.593928], 'k')
  plot([3.49858,2.34617] ,[0.576163, 2.10738], 'k')
  plot([3.49858,2.42888] ,[0.576163, 2.18631], 'k')
  plot([3.49858,1.96657] ,[0.576163, 2.17904], 'k')
  plot([0.0398082,0.320647] ,[9.05588, 9.11171], 'k')
  plot([0.0398082,0.142173] ,[9.05588, 9.50339], 'k')
  plot([0.0398082,0.264742] ,[9.05588, 9.52094], 'k')
  plot([0.0398082,0.243857] ,[9.05588, 8.50413], 'k')
  plot([0.0398082,0.895371] ,[9.05588, 8.50603], 'k')
  plot([0.0398082,0.979321] ,[9.05588, 9.44865], 'k')
  plot([0.0398082,0.975086] ,[9.05588, 8.27385], 'k')
  plot([0.0398082,1.27973] ,[9.05588, 8.45774], 'k')
  plot([0.0398082,1.54752] ,[9.05588, 9.15194], 'k')
  plot([0.0398082,1.85154] ,[9.05588, 8.86673], 'k')
  plot([2.70129,2.16756] ,[0.603877, 0.264866], 'k')
  plot([2.70129,3.49858] ,[0.603877, 0.576163], 'k')
  plot([2.70129,3.49501] ,[0.603877, 0.69489], 'k')
  plot([2.70129,3.16781] ,[0.603877, 1.3364], 'k')
  plot([2.70129,2.15394] ,[0.603877, 1.30162], 'k')
  plot([2.70129,1.63328] ,[0.603877, 0.593928], 'k')
  plot([2.70129,4.13762] ,[0.603877, 1.05136], 'k')
  plot([2.70129,2.34617] ,[0.603877, 2.10738], 'k')
  plot([2.70129,2.42888] ,[0.603877, 2.18631], 'k')
  plot([2.70129,1.22696] ,[0.603877, 1.48764], 'k')
  plot([9.35571,8.95531] ,[1.45373, 1.96773], 'k')
  plot([9.35571,8.89167] ,[1.45373, 2.24651], 'k')
  plot([9.35571,8.59951] ,[1.45373, 1.9869], 'k')
  plot([9.35571,8.7452] ,[1.45373, 0.590881], 'k')
  plot([9.35571,9.72586] ,[1.45373, 2.49793], 'k')
  plot([9.35571,8.70128] ,[1.45373, 2.35733], 'k')
  plot([9.35571,9.32068] ,[1.45373, 2.6143], 'k')
  plot([9.35571,8.1211] ,[1.45373, 1.3275], 'k')
  plot([9.35571,9.01113] ,[1.45373, 0.0854987], 'k')
  plot([9.35571,8.37643] ,[1.45373, 2.6884], 'k')
  plot([6.12552,6.26532] ,[1.66419, 1.21795], 'k')
  plot([6.12552,6.93653] ,[1.66419, 2.32865], 'k')
  plot([6.12552,4.98551] ,[1.66419, 1.4302], 'k')
  plot([6.12552,7.08282] ,[1.66419, 0.98834], 'k')
  plot([6.12552,7.25841] ,[1.66419, 2.13774], 'k')
  plot([6.12552,7.40236] ,[1.66419, 1.47415], 'k')
  plot([6.12552,6.56158] ,[1.66419, 0.391565], 'k')
  plot([6.12552,7.49937] ,[1.66419, 1.85432], 'k')
  plot([6.12552,7.37912] ,[1.66419, 0.893481], 'k')
  plot([6.12552,8.1211] ,[1.66419, 1.3275], 'k')
  plot([9.97136,8.97948] ,[8.61959, 8.14972], 'k')
  plot([9.97136,9.21864] ,[8.61959, 7.75661], 'k')
  plot([9.97136,8.22452] ,[8.61959, 9.53335], 'k')
  plot([9.97136,8.19466] ,[8.61959, 7.60896], 'k')
  plot([9.97136,7.84542] ,[8.61959, 8.01038], 'k')
  plot([9.97136,9.65231] ,[8.61959, 6.37487], 'k')
  plot([9.97136,7.66638] ,[8.61959, 8.83456], 'k')
  plot([9.97136,8.45759] ,[8.61959, 6.66553], 'k')
  plot([9.97136,7.79972] ,[8.61959, 9.92831], 'k')
  plot([9.97136,7.28912] ,[8.61959, 8.15609], 'k')
  plot([9.49578,9.81173] ,[5.64509, 5.77011], 'k')
  plot([9.49578,9.65231] ,[5.64509, 6.37487], 'k')
  plot([9.49578,9.01615] ,[5.64509, 4.50925], 'k')
  plot([9.49578,8.80018] ,[5.64509, 4.56264], 'k')
  plot([9.49578,9.40229] ,[5.64509, 4.35761], 'k')
  plot([9.49578,8.45759] ,[5.64509, 6.66553], 'k')
  plot([9.49578,8.94173] ,[5.64509, 3.73703], 'k')
  plot([9.49578,9.21864] ,[5.64509, 7.75661], 'k')
  plot([9.49578,8.19466] ,[5.64509, 7.60896], 'k')
  plot([9.49578,8.97948] ,[5.64509, 8.14972], 'k')
  plot([7.01072,7.12079] ,[9.14487, 9.14751], 'k')
  plot([7.01072,6.74357] ,[9.14487, 9.17005], 'k')
  plot([7.01072,6.70905] ,[9.14487, 8.95646], 'k')
  plot([7.01072,6.97743] ,[9.14487, 9.71365], 'k')
  plot([7.01072,7.66638] ,[9.14487, 8.83456], 'k')
  plot([7.01072,7.28912] ,[9.14487, 8.15609], 'k')
  plot([7.01072,7.79972] ,[9.14487, 9.92831], 'k')
  plot([7.01072,8.22452] ,[9.14487, 9.53335], 'k')
  plot([7.01072,7.84542] ,[9.14487, 8.01038], 'k')
  plot([7.01072,5.52559] ,[9.14487, 8.58358], 'k')
  plot([8.42722,8.45759] ,[6.318, 6.66553], 'k')
  plot([8.42722,9.65231] ,[6.318, 6.37487], 'k')
  plot([8.42722,9.49578] ,[6.318, 5.64509], 'k')
  plot([8.42722,8.19466] ,[6.318, 7.60896], 'k')
  plot([8.42722,9.81173] ,[6.318, 5.77011], 'k')
  plot([8.42722,9.21864] ,[6.318, 7.75661], 'k')
  plot([8.42722,7.84542] ,[6.318, 8.01038], 'k')
  plot([8.42722,8.80018] ,[6.318, 4.56264], 'k')
  plot([8.42722,9.01615] ,[6.318, 4.50925], 'k')
  plot([8.42722,8.97948] ,[6.318, 8.14972], 'k')
  plot([7.49503,7.66638] ,[8.97399, 8.83456], 'k')
  plot([7.49503,7.12079] ,[8.97399, 9.14751], 'k')
  plot([7.49503,7.01072] ,[8.97399, 9.14487], 'k')
  plot([7.49503,6.74357] ,[8.97399, 9.17005], 'k')
  plot([7.49503,6.70905] ,[8.97399, 8.95646], 'k')
  plot([7.49503,7.28912] ,[8.97399, 8.15609], 'k')
  plot([7.49503,6.97743] ,[8.97399, 9.71365], 'k')
  plot([7.49503,8.22452] ,[8.97399, 9.53335], 'k')
  plot([7.49503,7.79972] ,[8.97399, 9.92831], 'k')
  plot([7.49503,7.84542] ,[8.97399, 8.01038], 'k')
end
plot([1, 0.90919], [1, 0.760267], 'r', 'LineWidth', 2)
plot([0.90919, 4.13762], [0.760267, 1.05136], 'r', 'LineWidth', 2)
plot([4.13762, 7.49937], [1.05136, 1.85432], 'r', 'LineWidth', 2)
plot([7.49937, 8.89167], [1.85432, 2.24651], 'r', 'LineWidth', 2)
plot([8.89167, 9.21864], [2.24651, 7.75661], 'r', 'LineWidth', 2)
plot([9.21864, 8.97948], [7.75661, 8.14972], 'r', 'LineWidth', 2)
plot([8.97948, 9], [8.14972, 9], 'r', 'LineWidth', 2)
text(1, 1,'S','FontSize',12)
text(9, 9,'G','FontSize',12)
hold off
title('Number of nodes is 100 and K (number of edge attempts) is 10')
axis equal